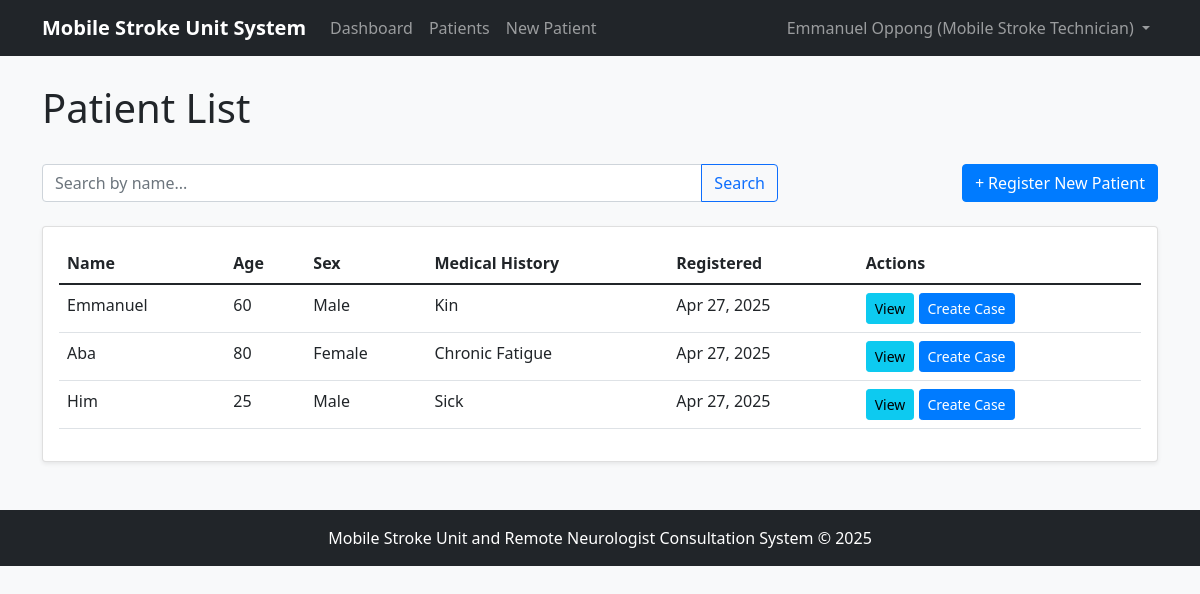
The app's page /patients/ (signed in) with its own data.
### accounts/models.py (models this page shows, shortened)
class User(AbstractUser):
    USER_TYPE_CHOICES = (
        ('technician', 'Mobile Stroke Technician'),
        ('neurologist', 'Remote Neurologist'),
        ('admin', 'Administrator'),
    )
    user_type = models.CharField(max_length=20, choices=USER_TYPE_CHOICES)
    phone_number = models.CharField(max_length=15, blank=True, null=True)
    is_active = models.BooleanField(default=True)
    def is_technician(self):
        return self.user_type == 'technician'

### stroke_app/models.py (models this page shows, shortened)
class Patient(models.Model):
    SEX_CHOICES = (
        ('M', 'Male'),
        ('F', 'Female'),
        ('O', 'Other'),
    )
    name = models.CharField(max_length=100)
    age = models.IntegerField()
    sex = models.CharField(max_length=1, choices=SEX_CHOICES)
    medical_history = models.TextField(blank=True)
    created_at = models.DateTimeField(auto_now_add=True)
    updated_at = models.DateTimeField(auto_now=True)

### stroke_app/views.py (the view)
# urls.py: path('patients/', views.patient_list, name='patient_list'),
@login_required
def patient_list(request):
    search_query = request.GET.get('search', '')
    if search_query:
        patients = Patient.objects.filter(
            Q(name__icontains=search_query) |
            Q(medical_history__icontains=search_query)
        ).order_by('-created_at')
    else:
        patients = Patient.objects.all().order_by('-created_at')
    return render(request, 'stroke_app/patient_list.html', {
        'patients': patients,
        'title': 'Patients',
        'search_query': search_query
    })

### templates/stroke_app/patient_list.html (shortened to what this page needs)
{% extends 'base.html' %}
{% block page_title %}Patient List{% endblock %}
{% block content %}
<div class="row mb-4">
    <div class="col-md-8">
        <form method="get" class="form-inline">
            <div class="input-group">
                <input type="text" name="search" class="form-control" placeholder="Search by name..." value="{{ request.GET.search }}">
                <button class="btn btn-outline-primary" type="submit">Search</button>
            </div>
        </form>
    </div>
    <div class="col-md-4 text-end">
        {% if user.is_technician %}
        <a href="{% url 'patient_create' %}" class="btn btn-primary">
            <i class="bi bi-plus-circle"></i> Register New Patient
        </a>
        {% endif %}
    </div>
</div>
<div class="card">
    <div class="card-body">
        {% if patients %}
        <div class="table-responsive">
            <table class="table table-hover">
                <thead>
                    <tr>
                        <th>Name</th>
                        <th>Age</th>
                        <th>Sex</th>
                        <th>Medical History</th>
                        <th>Registered</th>
                        <th>Actions</th>
                    </tr>
                </thead>
                <tbody>
                    {% for patient in patients %}
                    <tr>
                        <td>{{ patient.name }}</td>
                        <td>{{ patient.age }}</td>
                        <td>{{ patient.get_sex_display }}</td>
                        <td>{{ patient.medical_history|truncatechars:50 }}</td>
                        <td>{{ patient.created_at|date:"M d, Y" }}</td>
                        <td>
                            <a href="{% url 'patient_detail' patient.id %}" class="btn btn-sm btn-info">View</a>
                            {% if user.is_technician %}
                            <a href="{% url 'case_create' patient.id %}" class="btn btn-sm btn-primary">Create Case</a>
                            {% endif %}
                        </td>
                    </tr>
                    {% endfor %}
                </tbody>
            </table>
        </div>
        {% else %}
        <p class="text-center">No patients found. {% if user.is_technician %}<a href="{% url 'patient_create' %}">Register a new patient</a>{% endif %}.</p>
        {% endif %}
    </div>
</div>
{% endblock %}

### templates/base.html (shortened to what this page needs)
{% load static %}
<!DOCTYPE html>
<html lang="en">
<head>
    <link href="https://cdn.jsdelivr.net/npm/bootstrap@5.1.3/dist/css/bootstrap.min.css" rel="stylesheet">
    <link href="{% static 'css/icons.css' %}" rel="stylesheet">
</head>
<body>
    <nav class="navbar navbar-expand-lg navbar-dark bg-dark fixed-top">
        <div class="container">
            <a class="navbar-brand" href="{% url 'dashboard' %}">Mobile Stroke Unit System</a>
            <div class="collapse navbar-collapse" id="navbarNav">
                <ul class="navbar-nav me-auto">
                    {% if user.is_authenticated %}
                    <li class="nav-item">
                        <a class="nav-link" href="{% url 'dashboard' %}">Dashboard</a>
                    </li>
                    <li class="nav-item">
                        <a class="nav-link" href="{% url 'patient_list' %}">Patients</a>
                    </li>
                    {% if user.is_technician %}
                    <li class="nav-item">
                        <a class="nav-link" href="{% url 'patient_create' %}">New Patient</a>
                    </li>
                    {% endif %}
                    {% endif %}
                </ul>
                <ul class="navbar-nav ms-auto">
                    {% if user.is_authenticated %}
                    <li class="nav-item dropdown">
                        <a class="nav-link dropdown-toggle" href="#" id="userDropdown" role="button" data-bs-toggle="dropdown" aria-expanded="false">
                            {{ user.get_full_name|default:user.username }} ({{ user.get_user_type_display }})
                        </a>
                    </li>
                    {% endif %}
                </ul>
            </div>
        </div>
    </nav>
    <div class="container mt-4">
        <div class="row mb-4">
            <div class="col">
                <h1>{% block page_title %}{{ title|default:"Mobile Stroke Unit System" }}{% endblock %}</h1>
            </div>
        </div>
        {% block content %}{% endblock %}
    </div>
    <footer class="bg-dark text-white mt-5 py-3">
        <div class="container text-center">
            <p class="m-0">Mobile Stroke Unit and Remote Neurologist Consultation System &copy; 2025</p>
        </div>
    </footer>
</body>
</html>

### templates/base.html (style rules this page uses)
body { padding-top: 60px; background-color: #f8f9fa; }
.navbar-brand { font-weight: bold; }
.card { margin-bottom: 20px; box-shadow: 0 0.125rem 0.25rem rgba(0, 0, 0, 0.075); }
.btn-primary { background-color: #007bff; border-color: #007bff; }

### records on screen
User: get_full_name "Emmanuel Oppong", user_type "Mobile Stroke Technician"
Patient: name "Emmanuel", age "60", sex "Male", medical_history "Kin", created_at "Apr 27, 2025"
Patient: name "Aba", age "80", sex "Female", medical_history "Chronic Fatigue", created_at "Apr 27, 2025"
Patient: name "Him", age "25", sex "Male", medical_history "Sick", created_at "Apr 27, 2025"
